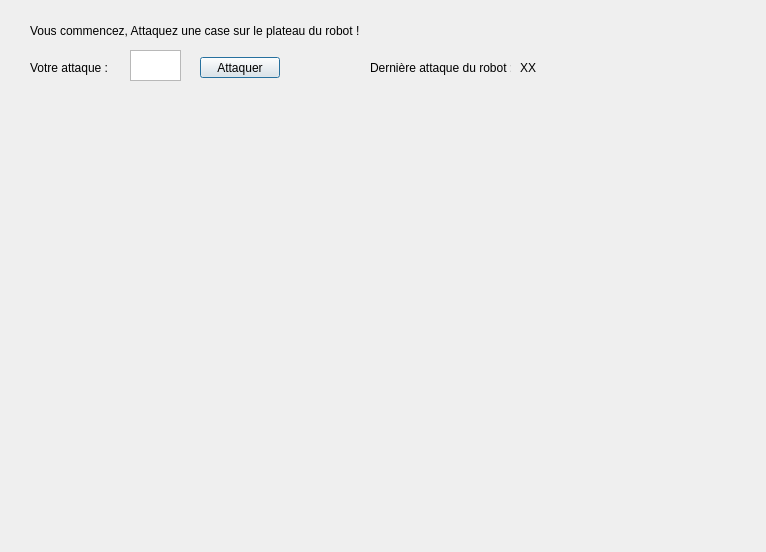
<?xml version="1.0" encoding="UTF-8"?>
<ui version="4.0">
 <class>PlayWindow</class>
 <widget class="QDialog" name="PlayWindow">
  <property name="geometry">
   <rect>
    <x>0</x>
    <y>0</y>
    <width>766</width>
    <height>552</height>
   </rect>
  </property>
  <property name="windowTitle">
   <string>Dialog</string>
  </property>
  <widget class="QLabel" name="turnIndicator">
   <property name="geometry">
    <rect>
     <x>30</x>
     <y>20</y>
     <width>361</width>
     <height>21</height>
    </rect>
   </property>
   <property name="text">
    <string>Vous commencez, Attaquez une case sur le plateau du robot !</string>
   </property>
  </widget>
  <widget class="QLabel" name="label_2">
   <property name="geometry">
    <rect>
     <x>30</x>
     <y>60</y>
     <width>91</width>
     <height>16</height>
    </rect>
   </property>
   <property name="text">
    <string>Votre attaque :</string>
   </property>
  </widget>
  <widget class="QPlainTextEdit" name="attaqueCoords">
   <property name="geometry">
    <rect>
     <x>130</x>
     <y>50</y>
     <width>51</width>
     <height>31</height>
    </rect>
   </property>
  </widget>
  <widget class="QLabel" name="label_3">
   <property name="geometry">
    <rect>
     <x>370</x>
     <y>60</y>
     <width>141</width>
     <height>16</height>
    </rect>
   </property>
   <property name="text">
    <string>Dernière attaque du robot :</string>
   </property>
  </widget>
  <widget class="QLabel" name="attaqueRobus">
   <property name="geometry">
    <rect>
     <x>520</x>
     <y>60</y>
     <width>41</width>
     <height>16</height>
    </rect>
   </property>
   <property name="text">
    <string>XX</string>
   </property>
  </widget>
  <widget class="BoardWidget" name="myBoard" native="true">
   <property name="geometry">
    <rect>
     <x>160</x>
     <y>150</y>
     <width>341</width>
     <height>311</height>
    </rect>
   </property>
  </widget>
  <widget class="QPushButton" name="attaquer">
   <property name="geometry">
    <rect>
     <x>200</x>
     <y>57</y>
     <width>80</width>
     <height>21</height>
    </rect>
   </property>
   <property name="text">
    <string>Attaquer</string>
   </property>
  </widget>
  <widget class="QLabel" name="Invalide">
   <property name="geometry">
    <rect>
     <x>130</x>
     <y>90</y>
     <width>181</width>
     <height>16</height>
    </rect>
   </property>
   <property name="text">
    <string/>
   </property>
  </widget>
 </widget>
 <customwidgets>
  <customwidget>
   <class>BoardWidget</class>
   <extends>QWidget</extends>
   <header>BoardWidget.h</header>
   <container>1</container>
  </customwidget>
 </customwidgets>
 <resources/>
 <connections/>
</ui>
